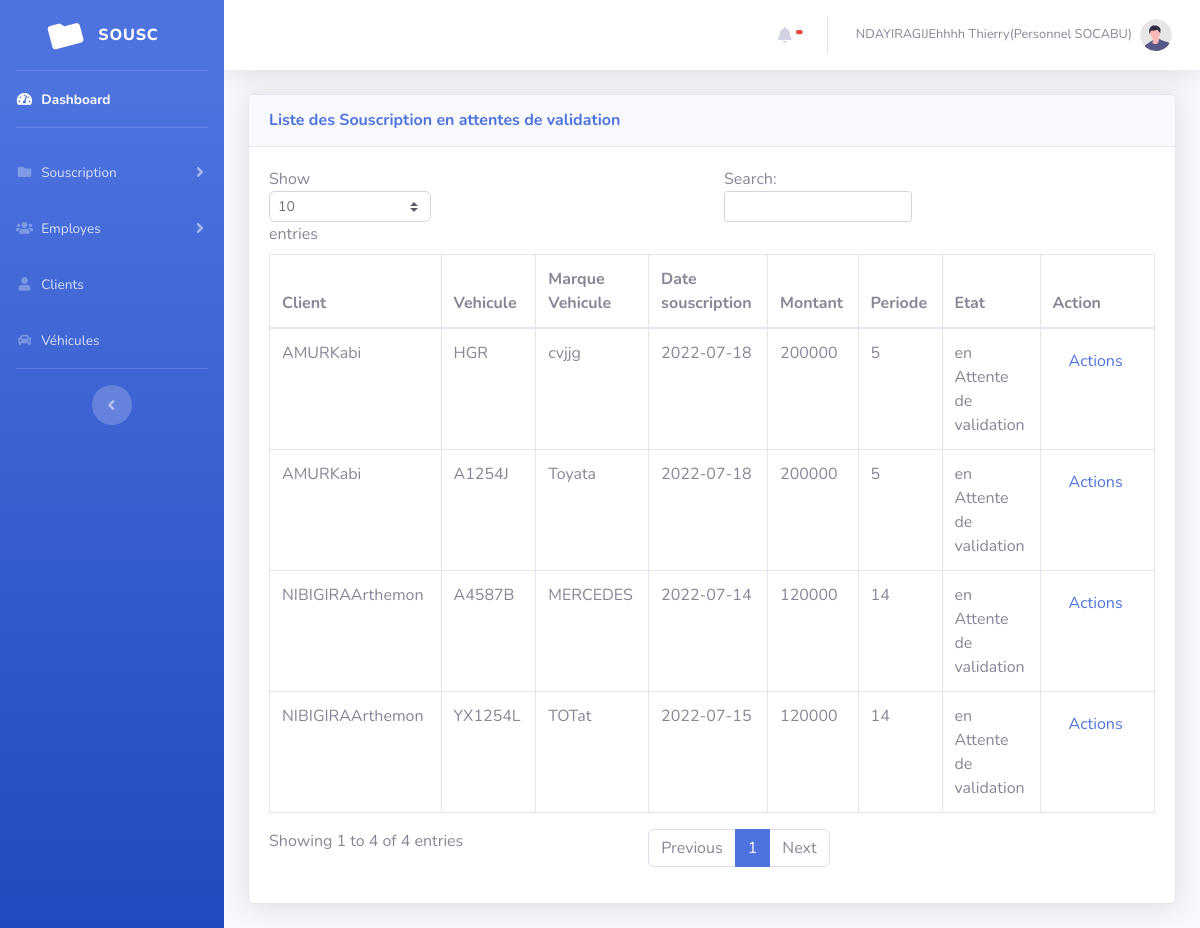
Page /index.php?pages=sousEttente (signed in) on the committed database.
### tables this page shows
CREATE TABLE `tbl_souscription` (
  `id_souscription` int(11) NOT NULL,
  `id_vehicule` int(11) NOT NULL,
  `id_client` int(11) NOT NULL,
  `date` date NOT NULL,
  `montant` double NOT NULL,
  `periode` int(11) NOT NULL,
  `etat` int(11) NOT NULL DEFAULT '0'
);

CREATE TABLE `tbl_client` (
  `id_client` int(11) NOT NULL,
  `nom_cl` varchar(30) NOT NULL,
  `prenom_cl` varchar(30) NOT NULL,
  `telephone_cl` varchar(16) NOT NULL,
  `CNI` varchar(30) NOT NULL,
  `adresse` varchar(100) NOT NULL,
  `sexe` varchar(10) NOT NULL,
  `email` varchar(255) NOT NULL,
  `date_naissance` date NOT NULL
);

CREATE TABLE `tbl_vehicule` (
  `id_vehicule` int(11) NOT NULL,
  `plaque_veh` varchar(60) NOT NULL,
  `marque_veh` varchar(30) NOT NULL,
  `chassis` varchar(30) NOT NULL,
  `modele_veh` varchar(30) NOT NULL,
  `nomero_moteur` varchar(30) NOT NULL,
  `date_fabrication` date NOT NULL
);

### pages/sousEttente.php (the view, shortened to what this page needs)
 <?php
include("db/db.php");
$sql=$db->query("SELECT * From tbl_souscription inner join tbl_client on tbl_souscription.id_client=tbl_client.id_client
inner join tbl_vehicule on tbl_vehicule.id_vehicule=tbl_souscription.id_vehicule where tbl_souscription.etat=0 order by tbl_souscription.id_souscription ");
?>
 <div class="card shadow mb-4">
                        <div class="card-header py-3">
                            <h6 class="m-0 font-weight-bold text-primary">Liste des Souscription en attentes de validation</h6>
                        </div>
                        <div class="card-body">
                            <div class="table-responsive">
                                <table class="table table-bordered" id="dataTable" width="100%" cellspacing="0">
                                    <thead>
                                        <tr>
                                            <th>Client</th>
                                            <th>Vehicule</th>
                                            <th>Marque Vehicule</th>
                                            <th>Date souscription</th>
                                            <th>Montant</th>
                                            <th>Periode</th>
                                            <th>Etat</th>
                                            <th>Action</th>
                                        </tr>
                                    </thead>
                                    <tbody>
                                                    <?php while($row=$sql->fetch()){?>
                                                    <tr>
                                                    <td><?=$row['nom_cl']?><?=$row['prenom_cl']?></td>
                                                    <td><?=$row['plaque_veh']?></td>
                                                    <td><?=$row['marque_veh']?></td>
                                                    <td><?=$row['date']?></td>
                                                    <td><?=$row['montant']?></td>
                                                    <td><?=$row['periode']?></td>
                                                    <td> <?php if($row['etat']==0) echo "en Attente de validation"?></td>
                                                    <td>
        <a  class="nav-link" data-toggle="dropdown"  href="#">Actions</a>
                                                    </td>
                                                    </tr>
                                                    <?php }?>
                                    </tbody>
                                </table>
                            </div>
                        </div>
                    </div>

### index.php (shortened to what this page needs)
<!DOCTYPE html>
<html lang="en">
<head>
    <link href="vendor/fontawesome-free/css/all.min.css" rel="stylesheet" type="text/css">
    <link href="css/sb-admin-2.min.css" rel="stylesheet">
</head>
<body id="page-top">
<?php @$page = $_GET['pages'] ?>
    <div id="wrapper">
        <ul class="navbar-nav bg-gradient-primary sidebar sidebar-dark accordion" id="accordionSidebar">
            <a class="sidebar-brand d-flex align-items-center justify-content-center" href="index.php">
                <div class="sidebar-brand-icon rotate-n-15">
                    <i class="fas fa-folder"></i>
                </div>
                <div class="sidebar-brand-text mx-3">SOUSC</div>
            </a>
            <hr class="sidebar-divider my-0">
            <li class="nav-item active">
                <a class="nav-link" href="index.php">
                    <i class="fas fa-fw fa-tachometer-alt"></i>
                    <span>Dashboard</span></a>
            </li>
            <hr class="sidebar-divider">
            <li class="nav-item">
                <a class="nav-link collapsed" href="#" data-toggle="collapse" data-target="#collapseTwo"
                    aria-expanded="true" aria-controls="collapseTwo">
                    <i class="fas fa-fw fa-folder"></i>
                    <span>Souscription</span>
                </a>
                 </li>
            <li class="nav-item">
                <a class="nav-link collapsed" href="#" data-toggle="collapse" data-target="#collapseUtilities"
                    aria-expanded="true" aria-controls="collapseUtilities">
                    <i class="fas fa-fw fa-users"></i>
                    <span>Employes</span>
                </a>
            </li>
            <li class="nav-item">
                <a class="nav-link collapsed" href="index.php?pages=cl"
                    aria-expanded="true" aria-controls="collapscl">
                    <i class="fas fa-fw fa-user"></i>
                    <span>Clients</span>
                </a>
            </li>
            <li class="nav-item">
            <a class="nav-link collapsed" href="index.php?pages=veh"
                    aria-expanded="true" aria-controls="collapveh">
                    <i class="fas fa-fw fa-car"></i>
                    <span>Véhicules</span>
                </a>
            </li>
            <hr class="sidebar-divider d-none d-md-block">
            <div class="text-center d-none d-md-inline">
                <button class="rounded-circle border-0" id="sidebarToggle"></button>
            </div>
        </ul>
        <div id="content-wrapper" class="d-flex flex-column">
            <div id="content">
                <nav class="navbar navbar-expand navbar-light bg-white topbar mb-4 static-top shadow">
                    <ul class="navbar-nav ml-auto">
                        <li class="nav-item dropdown no-arrow mx-1">
                            <a class="nav-link dropdown-toggle" href="#" id="alertsDropdown" role="button"
                                data-toggle="dropdown" aria-haspopup="true" aria-expanded="false">
                                <i class="fas fa-bell fa-fw"></i>
                                <span class="badge badge-danger badge-counter" id="alertsous">
                                </span>
                            </a>
                        </li>
                        <li class="nav-item dropdown no-arrow">
                            <a class="nav-link dropdown-toggle" href="#" id="userDropdown" role="button"
                                data-toggle="dropdown" aria-haspopup="true" aria-expanded="false">
                                <span class="mr-2 d-none d-lg-inline text-gray-600 small">
                                    <?php echo $_SESSION['user']['nom_emp'] ?>&nbsp;<?php echo $_SESSION['user']['prenom_emp'] ?>(<?php if($_SESSION['user']['role']==0) echo 'Admin'; else if($_SESSION['user']['role']==1) echo 'Personnel SOCABU'; else echo 'Personnel RNP'  ?>)</span>
                                <img class="img-profile rounded-circle"
                                    src="img/undraw_profile.svg">
                            </a>
                        </li>
                    </ul>
                </nav>
                <div class="container-fluid">
                <?php
                 include('links.php');
                 ?>
            </div>
        </div>
    </div>
</body>
</html>

### links.php (shortened to what this page needs)
<?php
switch($page){
  case 'sousEttente':include('pages/sousEttente.php');
  break;
}
?>

### rows in the picture
tbl_souscription: id_client.nom_cl "NIBIGIRA", id_client.prenom_cl "Arthemon", id_vehicule.plaque_veh "A4587B", id_vehicule.marque_veh "MERCEDES", date "2022-07-14", montant "120000", periode "14", etat "en Attente de validation"
tbl_souscription: id_client.nom_cl "NIBIGIRA", id_client.prenom_cl "Arthemon", id_vehicule.plaque_veh "YX1254L", id_vehicule.marque_veh "TOTat", date "2022-07-15", montant "120000", periode "14", etat "en Attente de validation"
tbl_souscription: id_client.nom_cl "AMUR", id_client.prenom_cl "Kabi", id_vehicule.plaque_veh "HGR", id_vehicule.marque_veh "cvjjg", date "2022-07-18", montant "200000", periode "5", etat "en Attente de validation"
tbl_souscription: id_client.nom_cl "AMUR", id_client.prenom_cl "Kabi", id_vehicule.plaque_veh "A1254J", id_vehicule.marque_veh "Toyata", date "2022-07-18", montant "200000", periode "5", etat "en Attente de validation"

### other values in the picture
$_SESSION['user']['nom_emp'] "NDAYIRAGIJEhhhh"
$_SESSION['user']['prenom_emp'] "Thierry"
